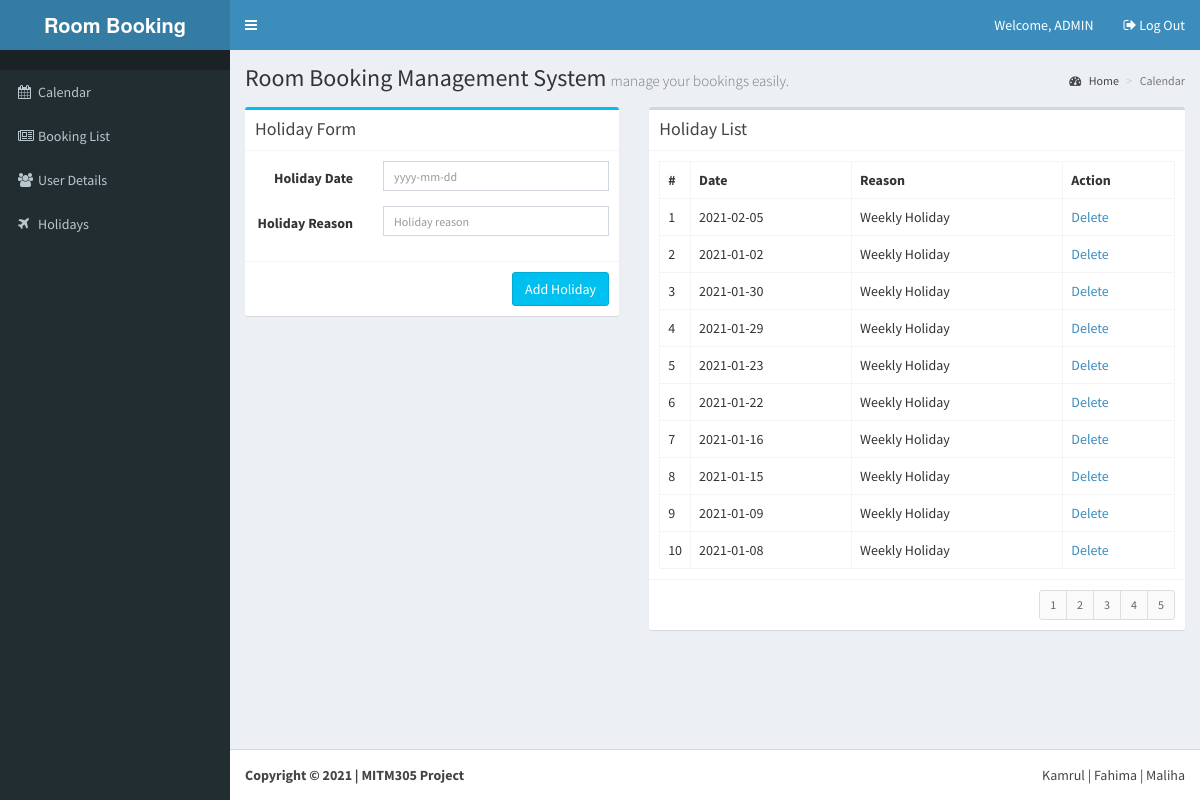
Screenshot of /views/?v=HOLY&page=4 (signed in) with the database file from the repository.
### tables this page shows
CREATE TABLE `tbl_holidays` (
  `id` int(10) NOT NULL,
  `date` varchar(20) NOT NULL,
  `reason` varchar(100) NOT NULL,
  `bdate` varchar(100) NOT NULL
);

### views/index.php (called while the page is built, shortened)
<?php
require_once '../library/functions.php';
require_once '../include/template.php';
?>

### library/database.php (called while the page is built, shortened)
<?php
require_once 'config.php';
$dbConn = mysqli_connect ($dbHost, $dbUser, $dbPass,$dbName);
function dbQuery($sql)
{
	global $dbConn;
	$result = mysqli_query($dbConn,$sql);
	return $result;
}
function dbFetchAssoc($result)
{
	return mysqli_fetch_assoc($result);
}
function dbNumRows($result)
{
	return mysqli_num_rows($result);
}
?>

### views/holidayslist.php (the view, shortened to what this page needs)
<?php
$records = getHolidayRecords();
?>
<div class="box">
  <div class="box-header with-border">
    <h3 class="box-title">Holiday List</h3>
  </div>
  <div class="box-body">
    <table class="table table-bordered">
      <tr>
        <th style="width: 10px">#</th>
        <th>Date</th>
        <th>Reason</th>
        <th>Action</th>
      </tr>
      <?php
	  $idx = 1;
	  foreach($records as $rec) {
	  	extract($rec);
	  ?>
      <tr>
        <td><?php echo $idx++; ?></td>
        <td><?php echo $hdate; ?></a></td>
        <td><?php echo $hreason; ?></td>
        <td><a href="javascript:deleteHoliday('<?php echo $hid ?>');">Delete</a></td>
      </tr>
      <?php } ?>
    </table>
  </div>
  <div class="box-footer clearfix">
    <?php echo generateHolidayPagination(); ?> </div>
</div>

### rows the page displays
tbl_holidays: date "2021-02-05", reason "Weekly Holiday"
tbl_holidays: date "2021-01-02", reason "Weekly Holiday"
tbl_holidays: date "2021-01-30", reason "Weekly Holiday"
tbl_holidays: date "2021-01-29", reason "Weekly Holiday"
tbl_holidays: date "2021-01-23", reason "Weekly Holiday"
tbl_holidays: date "2021-01-22", reason "Weekly Holiday"
tbl_holidays: date "2021-01-16", reason "Weekly Holiday"
tbl_holidays: date "2021-01-15", reason "Weekly Holiday"
tbl_holidays: date "2021-01-09", reason "Weekly Holiday"
tbl_holidays: date "2021-01-08", reason "Weekly Holiday"

### other values shown
$_SESSION['calendar_fd_user']['name'] "ADMIN"
